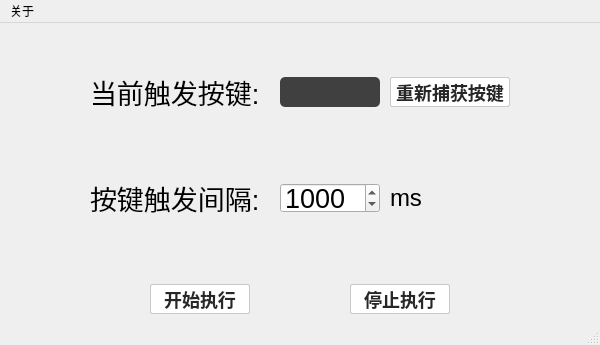
<?xml version="1.0" encoding="UTF-8"?>
<ui version="4.0">
 <class>MainWindow</class>
 <widget class="QMainWindow" name="MainWindow">
  <property name="geometry">
   <rect>
    <x>0</x>
    <y>0</y>
    <width>600</width>
    <height>345</height>
   </rect>
  </property>
  <property name="minimumSize">
   <size>
    <width>600</width>
    <height>345</height>
   </size>
  </property>
  <property name="maximumSize">
   <size>
    <width>600</width>
    <height>345</height>
   </size>
  </property>
  <property name="windowTitle">
   <string>MainWindow</string>
  </property>
  <widget class="QWidget" name="centralwidget">
   <layout class="QVBoxLayout" name="verticalLayout">
    <item>
     <spacer name="verticalSpacer">
      <property name="orientation">
       <enum>Qt::Vertical</enum>
      </property>
      <property name="sizeType">
       <enum>QSizePolicy::Fixed</enum>
      </property>
      <property name="sizeHint" stdset="0">
       <size>
        <width>30</width>
        <height>40</height>
       </size>
      </property>
     </spacer>
    </item>
    <item>
     <layout class="QHBoxLayout" name="horizontalLayout_3">
      <property name="spacing">
       <number>10</number>
      </property>
      <item>
       <spacer name="horizontalSpacer_2">
        <property name="orientation">
         <enum>Qt::Horizontal</enum>
        </property>
        <property name="sizeHint" stdset="0">
         <size>
          <width>40</width>
          <height>20</height>
         </size>
        </property>
       </spacer>
      </item>
      <item>
       <widget class="QLabel" name="label_3">
        <property name="minimumSize">
         <size>
          <width>180</width>
          <height>0</height>
         </size>
        </property>
        <property name="maximumSize">
         <size>
          <width>180</width>
          <height>16777215</height>
         </size>
        </property>
        <property name="font">
         <font>
          <pointsize>20</pointsize>
         </font>
        </property>
        <property name="text">
         <string>当前触发按键:</string>
        </property>
       </widget>
      </item>
      <item>
       <widget class="QLabel" name="label_pressKey">
        <property name="sizePolicy">
         <sizepolicy hsizetype="Expanding" vsizetype="Fixed">
          <horstretch>0</horstretch>
          <verstretch>0</verstretch>
         </sizepolicy>
        </property>
        <property name="minimumSize">
         <size>
          <width>100</width>
          <height>30</height>
         </size>
        </property>
        <property name="maximumSize">
         <size>
          <width>100</width>
          <height>30</height>
         </size>
        </property>
        <property name="font">
         <font>
          <pointsize>12</pointsize>
          <bold>true</bold>
         </font>
        </property>
        <property name="styleSheet">
         <string notr="true">border-radius: 5px;
color: white;
background-color: rgb(64, 64, 64);</string>
        </property>
        <property name="text">
         <string/>
        </property>
        <property name="alignment">
         <set>Qt::AlignCenter</set>
        </property>
       </widget>
      </item>
      <item>
       <widget class="QPushButton" name="Btn_showKeyPressEaterWidget">
        <property name="minimumSize">
         <size>
          <width>120</width>
          <height>30</height>
         </size>
        </property>
        <property name="maximumSize">
         <size>
          <width>120</width>
          <height>30</height>
         </size>
        </property>
        <property name="font">
         <font>
          <family>Ubuntu</family>
          <pointsize>-1</pointsize>
          <fontweight>ExtraBold</fontweight>
         </font>
        </property>
        <property name="styleSheet">
         <string notr="true">QPushButton
{
font-family: Ubuntu;
font-size: 18px;
color: rgba(0,0,0,0.85);
line-height: 24px;
font-weight: 800;

background: #FFFFFF;
border-radius: 2px;
border: 1px solid rgb(202, 202, 202);
}

QPushButton::hover{	
    color: #FFFFFF;
    background-color: #0079EB;
    border-color: #0079EB;
}

QPushButton::pressed,QPushButton::checked{
    color: #FFFFFF;
    background-color: qlineargradient(spread:pad, x1:0, y1:0, x2:1, y2:1, stop:0 #0079EB, stop:1 #005FB8);
}

QPushButton::disabled{
    color: #FFFFFF;
    background-color: #D9D9D9;
    border-color: #D9D9D9;
}</string>
        </property>
        <property name="text">
         <string>重新捕获按键</string>
        </property>
        <property name="checkable">
         <bool>false</bool>
        </property>
       </widget>
      </item>
      <item>
       <spacer name="horizontalSpacer_3">
        <property name="orientation">
         <enum>Qt::Horizontal</enum>
        </property>
        <property name="sizeHint" stdset="0">
         <size>
          <width>40</width>
          <height>20</height>
         </size>
        </property>
       </spacer>
      </item>
     </layout>
    </item>
    <item>
     <layout class="QHBoxLayout" name="horizontalLayout">
      <property name="spacing">
       <number>10</number>
      </property>
      <item>
       <spacer name="horizontalSpacer_4">
        <property name="orientation">
         <enum>Qt::Horizontal</enum>
        </property>
        <property name="sizeHint" stdset="0">
         <size>
          <width>40</width>
          <height>20</height>
         </size>
        </property>
       </spacer>
      </item>
      <item>
       <widget class="QLabel" name="label">
        <property name="minimumSize">
         <size>
          <width>180</width>
          <height>0</height>
         </size>
        </property>
        <property name="maximumSize">
         <size>
          <width>180</width>
          <height>16777215</height>
         </size>
        </property>
        <property name="font">
         <font>
          <pointsize>20</pointsize>
         </font>
        </property>
        <property name="text">
         <string>按键触发间隔:</string>
        </property>
       </widget>
      </item>
      <item>
       <widget class="QSpinBox" name="spinBox_triggerInterval">
        <property name="minimumSize">
         <size>
          <width>100</width>
          <height>30</height>
         </size>
        </property>
        <property name="maximumSize">
         <size>
          <width>100</width>
          <height>30</height>
         </size>
        </property>
        <property name="font">
         <font>
          <pointsize>20</pointsize>
         </font>
        </property>
        <property name="maximum">
         <number>100000000</number>
        </property>
        <property name="value">
         <number>1000</number>
        </property>
       </widget>
      </item>
      <item>
       <widget class="QLabel" name="label_2">
        <property name="minimumSize">
         <size>
          <width>120</width>
          <height>0</height>
         </size>
        </property>
        <property name="maximumSize">
         <size>
          <width>120</width>
          <height>16777215</height>
         </size>
        </property>
        <property name="font">
         <font>
          <pointsize>18</pointsize>
         </font>
        </property>
        <property name="text">
         <string>ms</string>
        </property>
       </widget>
      </item>
      <item>
       <spacer name="horizontalSpacer_5">
        <property name="orientation">
         <enum>Qt::Horizontal</enum>
        </property>
        <property name="sizeHint" stdset="0">
         <size>
          <width>40</width>
          <height>20</height>
         </size>
        </property>
       </spacer>
      </item>
     </layout>
    </item>
    <item>
     <layout class="QHBoxLayout" name="horizontalLayout_2">
      <property name="spacing">
       <number>0</number>
      </property>
      <item>
       <spacer name="horizontalSpacer_6">
        <property name="orientation">
         <enum>Qt::Horizontal</enum>
        </property>
        <property name="sizeHint" stdset="0">
         <size>
          <width>40</width>
          <height>20</height>
         </size>
        </property>
       </spacer>
      </item>
      <item>
       <widget class="QPushButton" name="Btn_startExec">
        <property name="minimumSize">
         <size>
          <width>100</width>
          <height>30</height>
         </size>
        </property>
        <property name="maximumSize">
         <size>
          <width>100</width>
          <height>30</height>
         </size>
        </property>
        <property name="font">
         <font>
          <family>Ubuntu</family>
          <pointsize>-1</pointsize>
          <fontweight>ExtraBold</fontweight>
         </font>
        </property>
        <property name="styleSheet">
         <string notr="true">QPushButton
{
font-family: Ubuntu;
font-size: 18px;
color: rgba(0,0,0,0.85);
line-height: 24px;
font-weight: 800;

background: #FFFFFF;
border-radius: 2px;
border: 1px solid rgb(202, 202, 202);
}

QPushButton::hover{	
    color: #FFFFFF;
    background-color: #0079EB;
    border-color: #0079EB;
}

QPushButton::pressed,QPushButton::checked{
    color: #FFFFFF;
    background-color: qlineargradient(spread:pad, x1:0, y1:0, x2:1, y2:1, stop:0 #0079EB, stop:1 #005FB8);
}

QPushButton::disabled{
    color: #FFFFFF;
    background-color: #D9D9D9;
    border-color: #D9D9D9;
}</string>
        </property>
        <property name="text">
         <string>开始执行</string>
        </property>
        <property name="checkable">
         <bool>false</bool>
        </property>
       </widget>
      </item>
      <item>
       <spacer name="horizontalSpacer">
        <property name="orientation">
         <enum>Qt::Horizontal</enum>
        </property>
        <property name="sizeType">
         <enum>QSizePolicy::Fixed</enum>
        </property>
        <property name="sizeHint" stdset="0">
         <size>
          <width>100</width>
          <height>20</height>
         </size>
        </property>
       </spacer>
      </item>
      <item>
       <widget class="QPushButton" name="Btn_stopExec">
        <property name="minimumSize">
         <size>
          <width>100</width>
          <height>30</height>
         </size>
        </property>
        <property name="maximumSize">
         <size>
          <width>100</width>
          <height>30</height>
         </size>
        </property>
        <property name="font">
         <font>
          <family>Ubuntu</family>
          <pointsize>-1</pointsize>
          <fontweight>ExtraBold</fontweight>
         </font>
        </property>
        <property name="styleSheet">
         <string notr="true">QPushButton
{
font-family: Ubuntu;
font-size: 18px;
color: rgba(0,0,0,0.85);
line-height: 24px;
font-weight: 800;

background: #FFFFFF;
border-radius: 2px;
border: 1px solid rgb(202, 202, 202);
}

QPushButton::hover{	
    color: #FFFFFF;
    
	background-color: rgb(208, 0, 0);
    border-color: #0079EB;
}

QPushButton::pressed,QPushButton::checked{
    color: #FFFFFF;
    background-color: qlineargradient(spread:pad, x1:0, y1:0, x2:1, y2:1, stop:0 #0079EB, stop:1 #005FB8);
}

QPushButton::disabled{
    color: #FFFFFF;
    background-color: #D9D9D9;
    border-color: #D9D9D9;
}</string>
        </property>
        <property name="text">
         <string>停止执行</string>
        </property>
        <property name="checkable">
         <bool>false</bool>
        </property>
       </widget>
      </item>
      <item>
       <spacer name="horizontalSpacer_7">
        <property name="orientation">
         <enum>Qt::Horizontal</enum>
        </property>
        <property name="sizeHint" stdset="0">
         <size>
          <width>40</width>
          <height>20</height>
         </size>
        </property>
       </spacer>
      </item>
     </layout>
    </item>
   </layout>
  </widget>
  <widget class="QMenuBar" name="menubar">
   <property name="geometry">
    <rect>
     <x>0</x>
     <y>0</y>
     <width>600</width>
     <height>17</height>
    </rect>
   </property>
   <widget class="QMenu" name="menu_about">
    <property name="title">
     <string>关于</string>
    </property>
    <addaction name="action_help"/>
   </widget>
   <addaction name="menu_about"/>
  </widget>
  <widget class="QStatusBar" name="statusbar"/>
  <action name="action_help">
   <property name="text">
    <string>帮助</string>
   </property>
  </action>
 </widget>
 <resources/>
 <connections/>
</ui>
